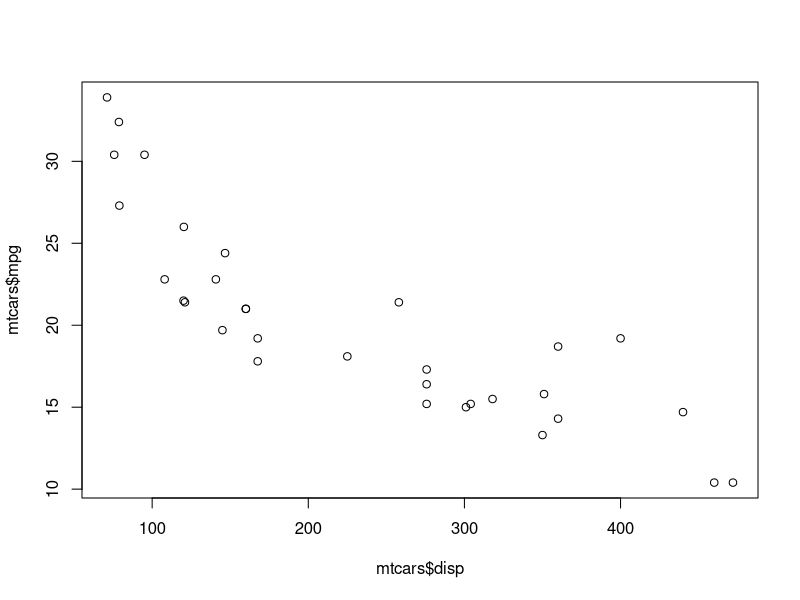
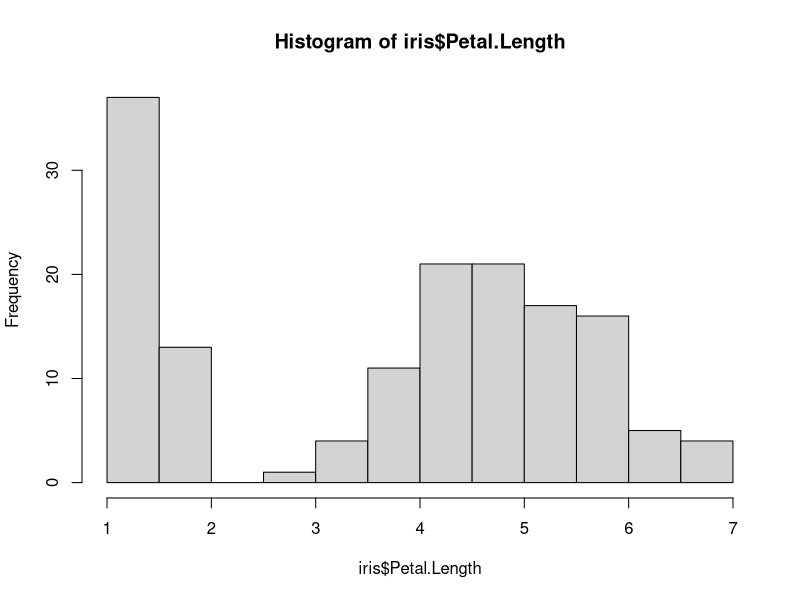
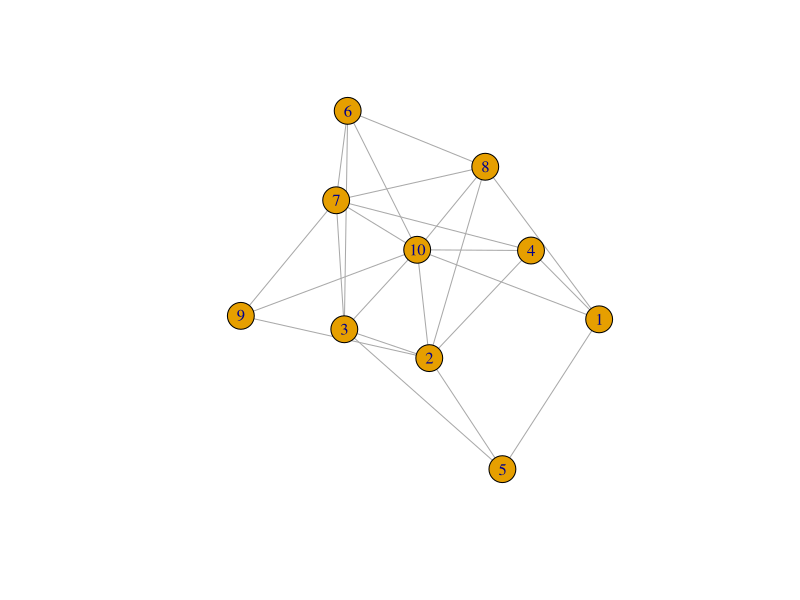

These figures' R source, in order:
## ---- chunk 1
x <- c(43,643,765)

print(paste("The mean of x is", mean(x)))
## ---- chunk 2
plot(mtcars$disp, mtcars$mpg)

## ---- chunk 3
hist(iris$Petal.Length)
## ---- chunk 4
library(igraph)
## ---- chunk 5
library(igraph)

G = erdos.renyi.game(10, .6)
plot(G)
